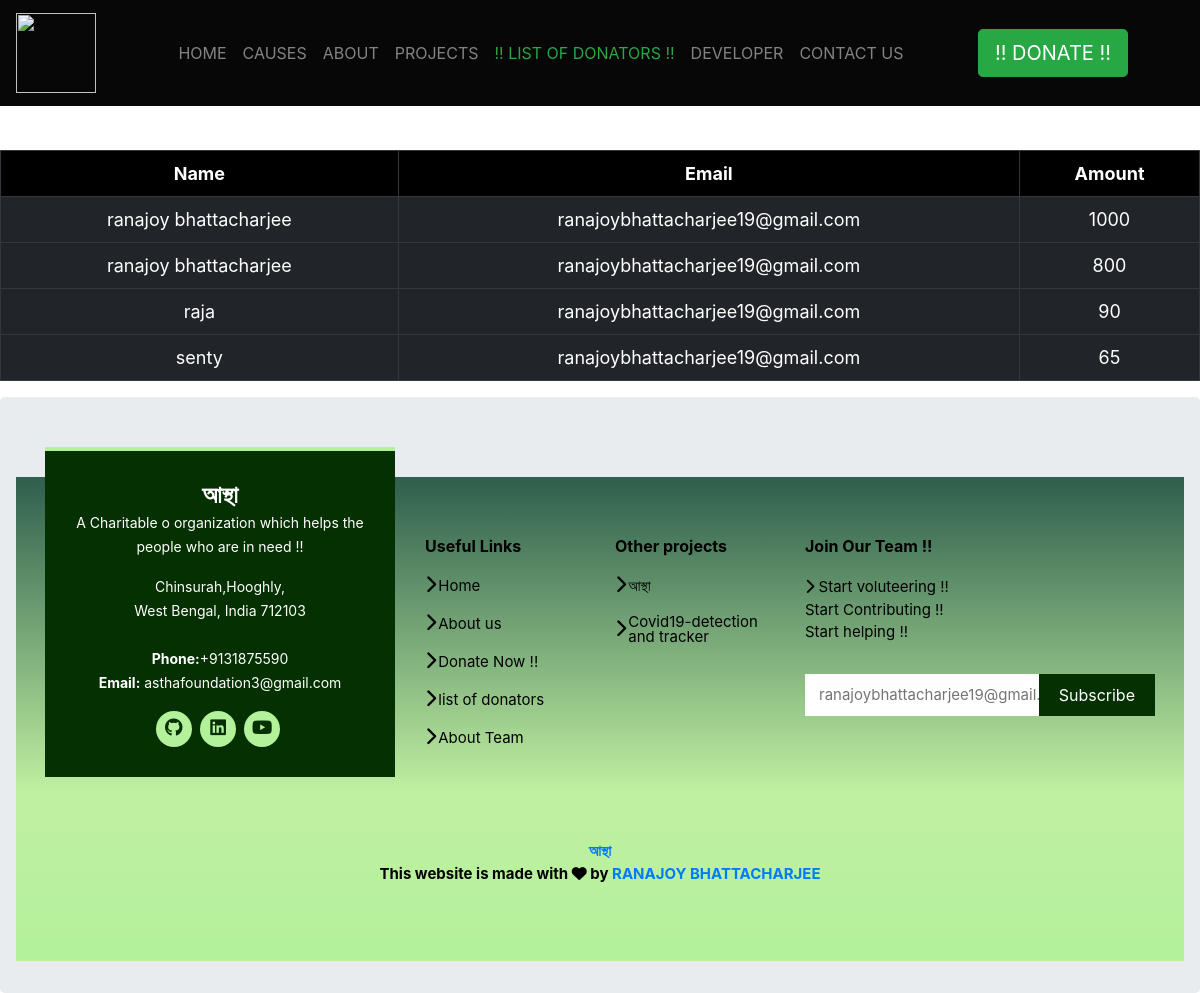
The page /list/ on the database as committed earlier.
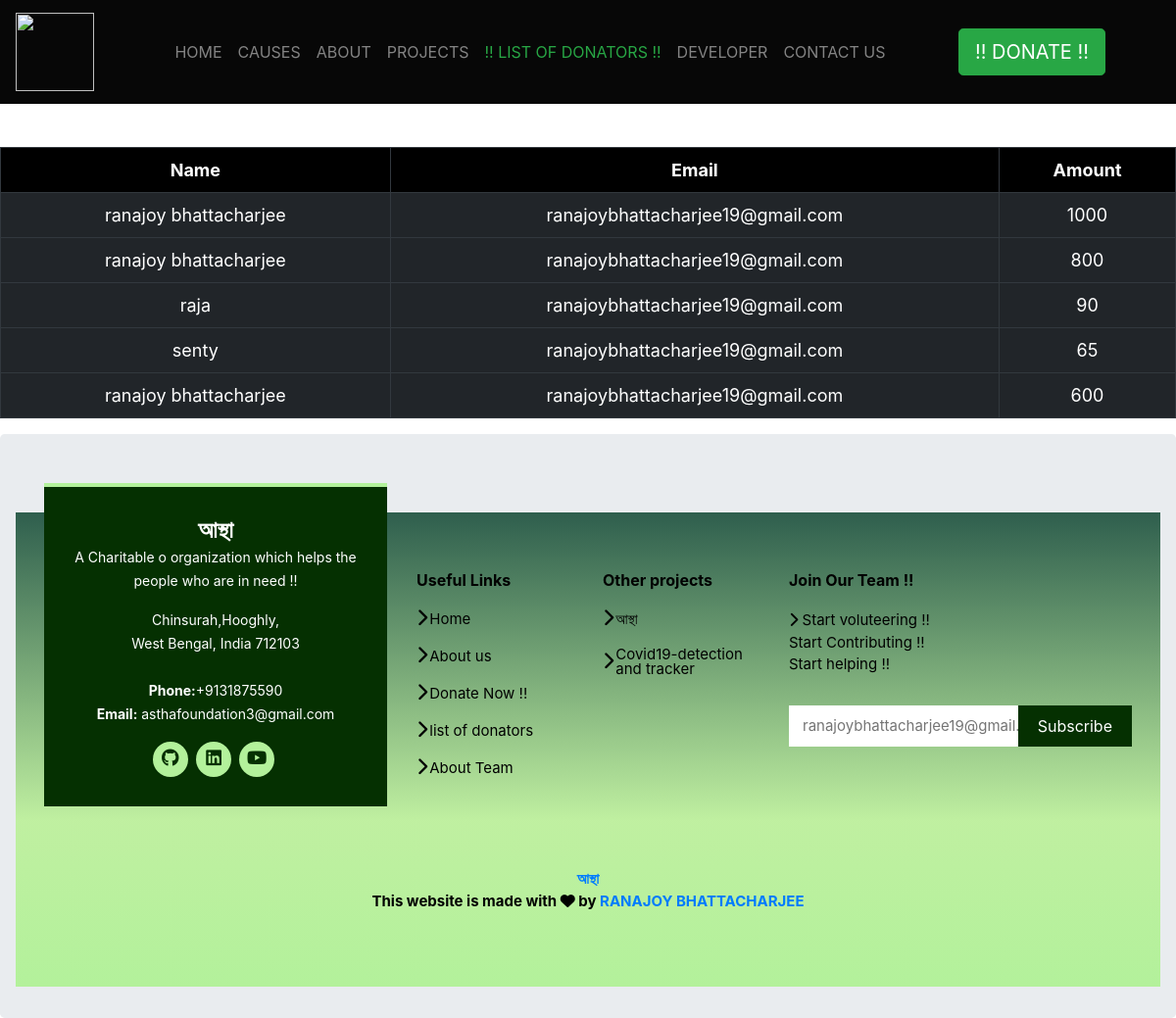
The same page on the database as committed later.
### payment_gateway/models.py (models this page shows, shortened)
class Donation(models.Model):
    name = models.CharField(max_length=200)
    email=models.CharField(max_length=200)
    amount=models.CharField(max_length=200)
    payment_id=models.CharField(max_length=200)
    paid=models.BooleanField(default=False)

### payment_gateway/views.py (the view)
# urls.py: path('list/',DonerList,name='list' ),
def DonerList(request):
    donation=Donation.objects.filter(paid=True)
    context={'donation':donation}
    return render(request,'list.html',context)

### payment_gateway/templates/list.html (shortened to what this page needs)
{% load static %}
<link rel="stylesheet" type="text/css" href="{% static 'css/navbar.css'%}">
<link rel="stylesheet" type="text/css" href="{% static 'css/cause.css'%}">
{% include 'navbar.html' %}
<!DOCTYPE html>
<html lang="en">
<head>
    <link rel="stylesheet" href="https://maxcdn.bootstrapcdn.com/bootstrap/4.0.0/css/bootstrap.min.css">
</head>
<body>
<div class="down">
        <table class="table table-hover table-dark"style="">
            <tr>
              <th scope="col">Name</th>
              <th scope="col">Email</th>
              <th scope="col">Amount</th>
            </tr>
            <tr>
            {% for i in donation %}
              <td>{{i.name}}</td>
              <td>{{i.email}}</td>
              <td>{{i.amount}}</td>
            </tr>
            {% endfor %}
        </table>
    </div>
</body>
<section class="page-section jumbo" id="contactus">
    <footer class="footer ">
      <div class="mt-5">
      <div class="footer-top">
          <div class="container">
              <div class="row">
                  <div class="col-lg-4 col-md-6">
                      <div class="footer-des">
                          <h3>আস্থা  </h3>
                          <p class="pb-3">A Charitable o organization which helps the people who are in need !! </p>
                          <p>Chinsurah,Hooghly,<br>West Bengal, India 712103<br><br><strong>Phone:</strong>+9131875590<br>
                          <strong>Email:</strong> asthafoundation3@gmail.com<br></p>
                          <div class="social-links mt-3">
                              <a href="https://github.com/ranajoy19">
                                  <i class="fab fa-github "></i>
                              </a>
                              <a href="https://www.linkedin.com/in/ranajoy-bhattacharjee-1b37b5150/">
                                  <i class="fab fa-linkedin "></i>
                              </a>
                              <a href="https://www.youtube.com/channel/UC8LrrwWvXBVN-XLzfk5p4Eg">
                                  <i class="fab fa-youtube "></i>
                              </a>
                          </div>
                      </div>
                  </div>
                  <div class="col-lg-2 col-md-6 footer-links">
                      <h4>Useful Links</h4>
                      <ul>
                          <li>
                              <i class="fas fa-chevron-right"></i>
                              <a href="/">Home</a>
                          </li>
                          <li>
                              <i class="fas fa-chevron-right"></i>
                              <a href="/#about">About us</a>
                          </li>
                          <li>
                              <i class="fas fa-chevron-right"></i>
                              <a href="/#donate">Donate Now !!</a>
                          </li>
                          <li>
                              <i class="fas fa-chevron-right"></i>
                              <a href="/list">list of donators</a>
                          </li>
                          <li>
                              <i class="fas fa-chevron-right"></i>
                              <a href="/#about">About Team</a>
                          </li>
                      </ul>
                  </div>
                  <div class="col-lg-2 col-md-6 footer-links">
                      <h4>Other projects</h4>
                      <ul>
                          <li>
                              <i class="fas fa-chevron-right"></i>
                              <a href="{% url 'home' %}">আস্থা</a>
                          </li>
                          <li>
                              <i class="fas fa-chevron-right"></i>
                              <a href="https://covid19detection.pythonanywhere.com/">Covid19-detection and tracker</a>
                          </li>
                      </ul>
                  </div>
                  <div class="col-lg-4 col-md-6 footer-newsletter">
                      <h4  class="font-weight-bold">
                          Join Our Team !!
                      </h4>
                      <ul>
                              <i class="fas fa-chevron-right"></i>
                        <a href="https://chat.whatsapp.com/LgbIS1QKsacANmx2Q1XyK4" style="color:black"> Start voluteering !!<br>  Start Contributing !! <br> Start helping !!</p></a>
                      </ul>
                      <form>
                            <input  type="email" name="footerEmail" placeholder="ranajoybhattacharjee19@gmail.com">
                          <div>
                              <input  type="submit" value="Subscribe">
                          </div>
                      </form>
                  </div>
              </div>
              <div class="mx-auto text-center pt-5">
                <p ><strong> <a href="{% url 'home' %}">আস্থা </a> <br> This website is made with  <i class="fas fa-heart"></i> by <a href="">RANAJOY BHATTACHARJEE</a> </strong></p>
              </div>
          </div>
      </div>
      </div>
  </footer>
</section>
</html>

### payment_gateway/templates/navbar.html (shortened to what this page needs)
{% load static %}
<link rel="stylesheet" type="text/css" href="{% static 'css/navbar.css'%}">
<nav class="navbar navbar-expand-lg navbar-dark navbar-custom fixed-top" id="mainNav">
  <a class="navbar-brand" href="/"><img src="https://scontent.fpnq2-1.fna.fbcdn.net/v/t1.6435-9/68815921_113145643374770_8192237233323900928_n.jpg?_nc_cat=109&ccb=1-5&_nc_sid=09cbfe&_nc_ohc=LSR_4ppThncAX9EOUAA&_nc_ht=scontent.fpnq2-1.fna&oh=625c160732d70b0debcdcb28417d524d&oe=618F4F27" class="img-fluid" style="height: 5rem;" >
  </a>
  <div class="collapse navbar-collapse" id="navbarResponsive">
      <ul class="navbar-nav text-uppercase m-auto">
          <li class="nav-item">
              <a class="nav-link" href="/#home">Home</a>
          </li>
          <li class="nav-item">
              <a class="nav-link" href="/#causes">causes</a>
          </li>
          <li class="nav-item">
              <a class="nav-link" href="/#about">About</a>
          </li>
          <li class="nav-item">
              <a class="nav-link" href="/#projects">Projects</a>
          </li>
          <li class="nav-item">
              <a class="nav-link text-success" href="/list">!! List Of Donators !!</a>
          </li>
          <li class="nav-item">
              <a class="nav-link" href="/#developer">Developer</a>
          </li>
          <li class="nav-item">
              <a class="nav-link" href="/#contactus">Contact us</a>
          </li>
      </ul>
  </div>
  <div >
      <ul class="navbar-nav text-uppercase ml-auto mr-5 mt-1 mb-1 pl-2 pr-2 ">
          <li class="nav-item">
              <a class="btn btn-success btn-lg btn-block" href="/#donate"> !! Donate !!</a>
          </li>
      </ul>
  </div>
</nav>

### payment_gateway/static/css/navbar.css (style rules this page uses)
table,tr,th,td { border: solid 1px #ffffff; padding:10px; text-align: center; font-size:25px; }
th { margin:2%; background-color: #000000; position: sticky; top: 0; }
tr { color:white; }
* { margin: 0; padding: 0; box-sizing: border-box; }
html { scroll-behavior: smooth; }
body { font-family: 'Balsamiq Sans', cursive; }
.jumbo { padding: 2rem 1rem; background-color: #e9ecef; border-radius: .3rem; }
.navbar-custom { padding-top: 1rem; padding-bottom: 1rem; background-color: rgba(7,7,7,0.5); }
.footer { background: linear-gradient(360deg,#b3f19b 0%,rgba(187,240,152,0.9) 35%,rgba(0,59,37,0.8)100%); padding: 0 0 30px 0; color: black; font-size: 15px; }
.footer .footer-top { padding: 60px 0 30px 0; }
.footer .footer-top .footer-des { margin-top: -90px; margin-bottom: 15px; background: #053001; color:#ffffff; border-top: 4px solid #b3f19b; text-align: center; padding: 30px 20px; }
.footer .footer-top .footer-des h3 { font-size: 24px; margin: 0 0 2px 0; padding: 2px 0 2px 0; line-height: 1; font-weight: bold; }
.footer .footer-top .footer-des p { font-size: 14px; line-height: 24px; margin-bottom: 0; }
.footer .footer-top .social-links a { font-size: 18px; display: inline-block; background: #b3f19b; color: #053001; line-height: 1; padding:8px 0; margin-right: 4px; border-radius: 50%; text-align: center; width: 36px; height: 36px; transition: 0.3s; }
.footer .footer-top h4 { font-size: 16px; font-weight: bold; color: #000000; position:relative; padding-bottom: 12px; }
.footer .footer-top .footer-links { margin-bottom: 30px; }
.footer .footer-top .footer-links ul { list-style: none; padding: 0; margin: 0; }
.footer .footer-top .footer-links ul i { padding-right: 2px; color: #000000; font-size: 18px; line-height: 1; }
.footer .footer-top .footer-links ul li { padding: 10px 0; display: flex; align-items: center; }
.footer .footer-top .footer-links ul li:first-child { padding-top: 0; }
.footer .footer-top .footer-links ul a { color: #000000; transition: 0.3s; display: inline-block; line-height: 1; }
.footer .footer-top .footer-newsletter form { margin-top: 30px; background: #ffffff; padding: 6px 10px; position: relative; border-radius: 4; }
.footer .footer-top .footer-newsletter form input[type="email"] { border: 0; padding: 4px; width: calc(100%-110px); }
.footer .footer-top .footer-newsletter form input[type="submit"] { position: absolute; top: 0; right: 0; bottom: 0; border:0; background: none; font-size: 16px; padding: 0 20px; background: #053001; color: #ffffff; transition: 0.3s; border-radius: 4; }

### payment_gateway/templates/list.html (style rules this page uses)
.down { margin-top:150px; font-size: 15px; }
.table td, .table th { font-size: 18px; }

Rows that differ between the two databases and show on the page:
added Donation: name "ranajoy bhattacharjee", email "ranajoybhattacharjee19@gmail.com", amount "600"
